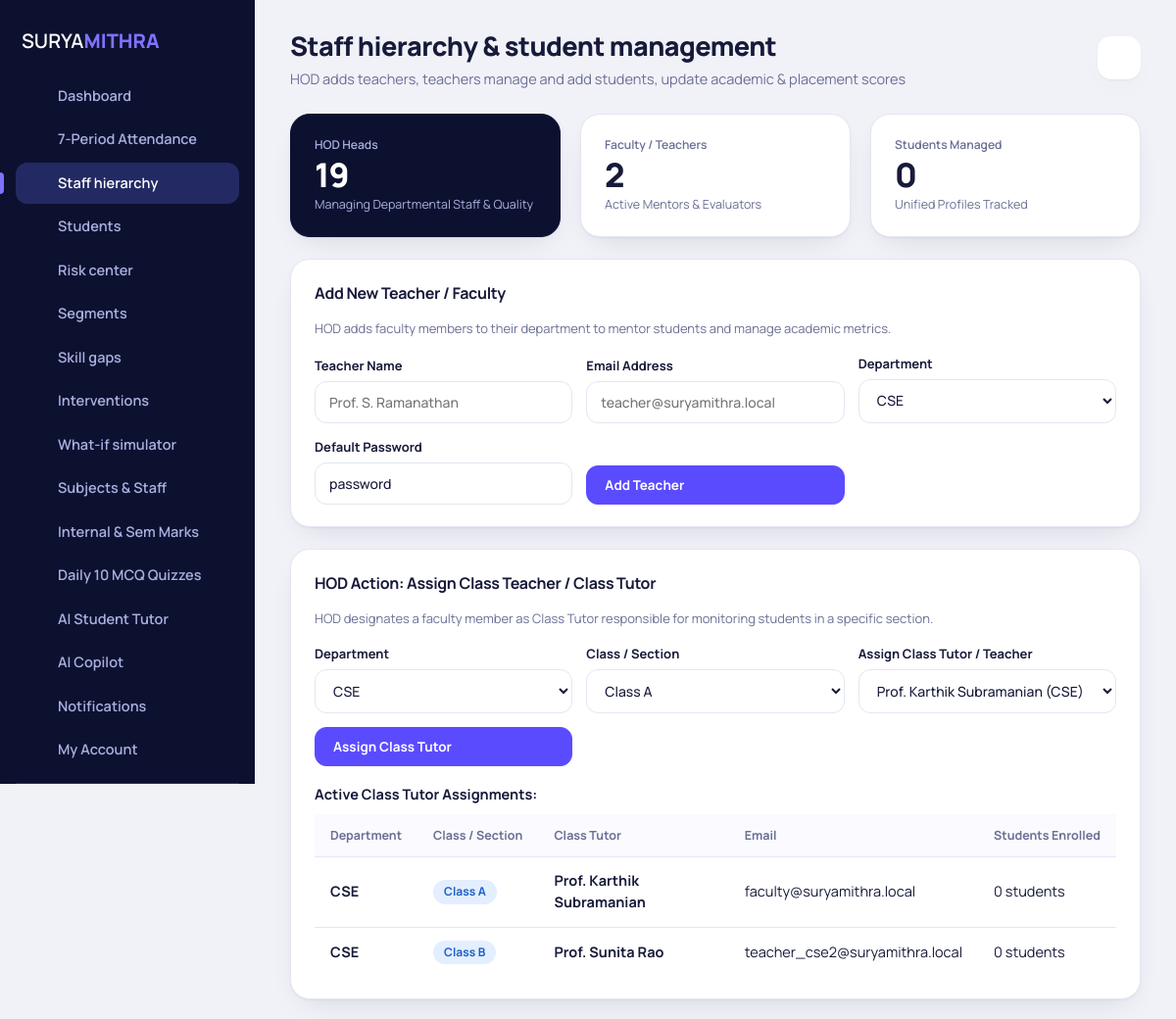
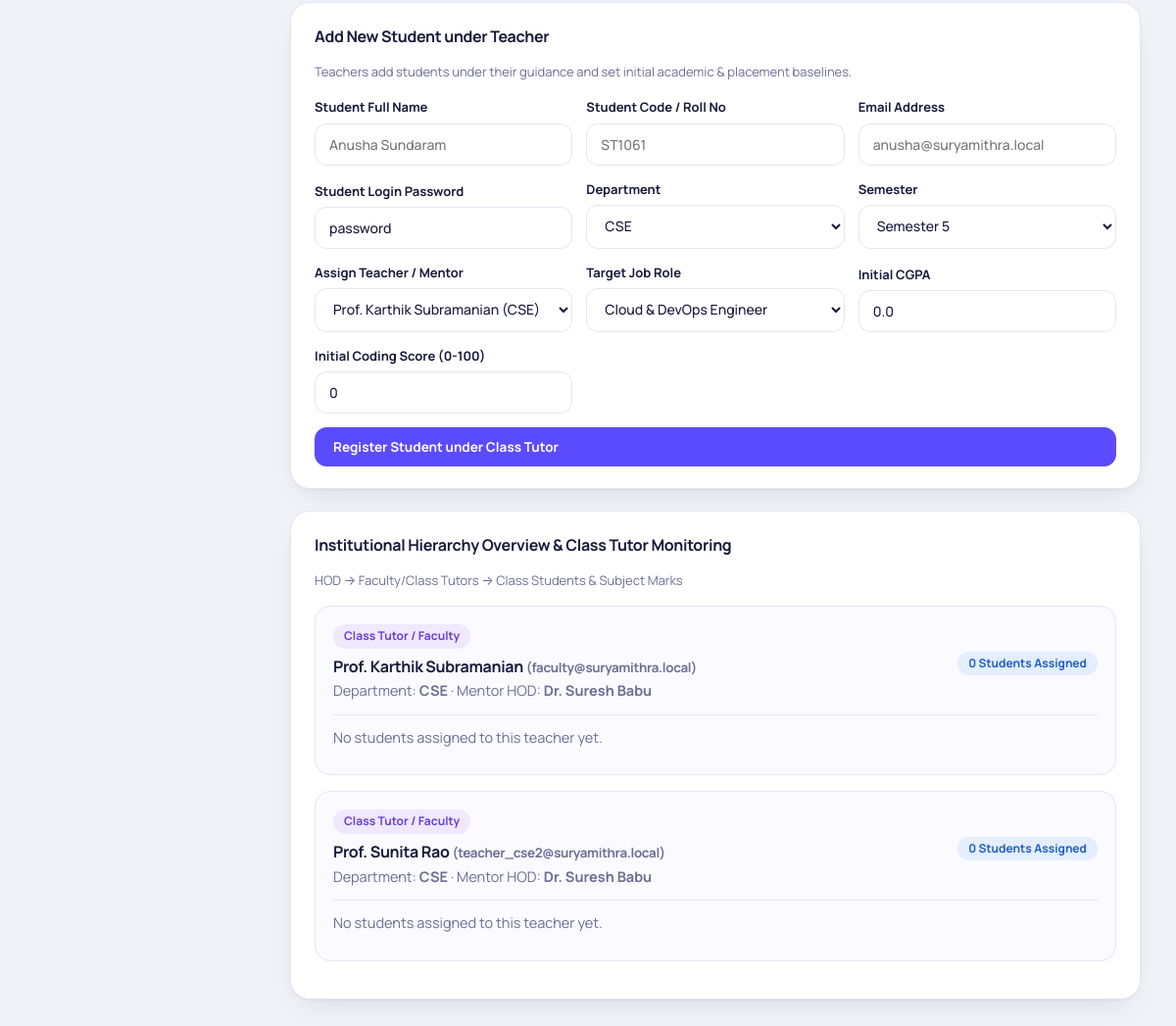
/hierarchy.php (signed in), run on the app's committed database (2 pictures, top to bottom).
### tables this page shows
CREATE TABLE class_assignments (
  id INT PRIMARY KEY AUTO_INCREMENT,
  department VARCHAR(60) NOT NULL,
  class_name VARCHAR(30) NOT NULL,
  teacher_id INT NOT NULL,
  academic_year VARCHAR(20) DEFAULT '2025-2026',
  UNIQUE KEY (department, class_name),
  FOREIGN KEY (teacher_id) REFERENCES users(id) ON DELETE CASCADE
);

CREATE TABLE users (
  id INT PRIMARY KEY AUTO_INCREMENT,
  name VARCHAR(120) NOT NULL,
  email VARCHAR(150) UNIQUE NOT NULL,
  password_hash VARCHAR(255) NOT NULL,
  role VARCHAR(20) NOT NULL,
  department VARCHAR(60) NULL,
  added_by INT NULL,
  firebase_uid VARCHAR(128) NULL,
  avatar VARCHAR(255) NULL,
  is_active TINYINT(1) DEFAULT 1,
  last_login DATETIME NULL,
  created_at TIMESTAMP DEFAULT CURRENT_TIMESTAMP,
  FOREIGN KEY (added_by) REFERENCES users(id) ON DELETE SET NULL
);

### includes/functions.php (called while the page is built, shortened)
<?php
function db(): PDO {
    static $pdo = null;
    if ($pdo === null) {
        try {
            $pdo = new PDO('mysql:host=' . DB_HOST . ';dbname=' . DB_NAME . ';charset=utf8mb4', DB_USER, DB_PASS, [
                PDO::ATTR_ERRMODE => PDO::ERRMODE_EXCEPTION,
                PDO::ATTR_DEFAULT_FETCH_MODE => PDO::FETCH_ASSOC,
            ]);
            $hasUsers = false;
            try {
                $uCount = (int)$pdo->query("SELECT COUNT(*) FROM users")->fetchColumn();
                $hasUsers = ($uCount > 0);
            } catch (Exception $e) {
                $hasUsers = false;
            }
            if (!$hasUsers) {
                auto_seed_database($pdo);
            } else {
                foreach ($alters as $q) {
                    try { $pdo->exec($q); } catch (Exception $ex) {}
                }
            }
        } catch (PDOException $ex) {
            die('<div style="font-family:sans-serif;padding:40px;background:#f8d7da;color:#721c24;border-radius:12px;margin:40px auto;max-width:600px">
                <h2>Database Connection Failed</h2>
                <p>Could not connect to MySQL server at <code>' . e(DB_HOST) . '</code>.</p>
                <p>Please make sure your MySQL database credentials and server are running.</p>
                <p><small>Error detail: ' . e($ex->getMessage()) . '</small></p>
            </div>');
        }
    }
    return $pdo;
}
function e($s): string { return htmlspecialchars((string)$s, ENT_QUOTES, 'UTF-8'); }
function current_user(): ?array {
    static $cachedUser = null;
    if ($cachedUser === null) {
        try {
            $st = db()->prepare("SELECT id, name, email, role, department, avatar FROM users WHERE id=?");
            $st->execute([$_SESSION['user']['id']]);
            $fetched = $st->fetch();
            if ($fetched) {
                $cachedUser = $fetched;
            } else {
                $cachedUser = $_SESSION['user'];
            }
        } catch (Exception $e) {
            $cachedUser = $_SESSION['user'];
        }
    }
    return $cachedUser;
}
function require_login(): array {
    $u = current_user();
    return $u;
}
function require_role(array $roles): array {
    $u = require_login();
    return $u;
}
function unread_count(): int {
    $u = current_user(); if (!$u) return 0;
    $st = db()->prepare('SELECT COUNT(*) FROM notifications WHERE user_id=? AND is_read=0');
    $st->execute([$u['id']]);
    return (int)$st->fetchColumn();
}
function load_students(?int $onlyId = null, ?int $onlyTeacherId = null, ?array $scopedUser = null): array {
    $pdo = db();
    $sql = 'SELECT s.id, s.user_id, s.teacher_id, s.student_code, s.name, s.email, s.department, s.class_name, s.semester, s.bio, s.interests, s.projects,
        tu.name AS teacher_name,
        a.cgpa, a.backlogs, a.internal_avg, t.overall_pct AS attendance, l.login_freq, l.assignment_completion,
        e.events, e.clubs, e.hackathons, e.certifications, p.aptitude, p.coding, p.mock_interview, p.resume, p.applications,
        p.role_id, jr.name AS role_name, f.satisfaction, f.faculty_rating, f.notes AS feedback_notes
        FROM students s
        LEFT JOIN users tu ON tu.id=s.teacher_id
        JOIN academic_records a ON a.student_id=s.id JOIN attendance t ON t.student_id=s.id
        JOIN lms_activity l ON l.student_id=s.id JOIN engagement e ON e.student_id=s.id
        JOIN placement p ON p.student_id=s.id JOIN feedback f ON f.student_id=s.id
        LEFT JOIN job_roles jr ON jr.id=p.role_id WHERE 1=1';
    if ($scopedUser) {
        if ($scopedUser['role'] === 'faculty') {
            $tid = (int)$scopedUser['id'];
            $deptEsc = $pdo->quote($scopedUser['department'] ?? '');
            $sql .= " AND (s.department = $deptEsc OR s.teacher_id = $tid OR EXISTS (SELECT 1 FROM subject_marks sm WHERE sm.student_id = s.id AND sm.staff_id = $tid))";
        } elseif ($scopedUser['role'] === 'hod') {
            $deptEsc = $pdo->quote($scopedUser['department'] ?? '');
            $sql .= " AND s.department = $deptEsc";
        }
    }
    $sql .= ' ORDER BY s.student_code';
    $rows = $pdo->query($sql)->fetchAll();
    $sk = [];
    foreach ($pdo->query('SELECT student_id, skill, level FROM student_skills')->fetchAll() as $x) {
        $sk[$x['student_id']][$x['skill']] = (int)$x['level'];
    }
    $rq = [];
    foreach ($pdo->query('SELECT role_id, skill, required FROM role_skills')->fetchAll() as $x) {
        $rq[$x['role_id']][$x['skill']] = (int)$x['required'];
    }
    $out = [];
    return $out;
}
function load_teachers(?string $dept = null): array {
    $sql = "SELECT u.id, u.name, u.email, u.department, u.added_by, h.name AS hod_name,
            (SELECT COUNT(*) FROM students s WHERE s.teacher_id=u.id) AS student_count
            FROM users u
            LEFT JOIN users h ON h.id=u.added_by
            WHERE u.role='faculty'";
    if ($dept) $sql .= " AND u.department=" . db()->quote($dept);
    $sql .= " ORDER BY u.department, u.name";
    return db()->query($sql)->fetchAll();
}
function load_hods(): array {
    $sql = "SELECT u.id, u.name, u.email, u.department,
            (SELECT COUNT(*) FROM users f WHERE f.added_by=u.id AND f.role='faculty') AS teacher_count,
            (SELECT COUNT(*) FROM students s WHERE s.department=u.department) AS student_count
            FROM users u
            WHERE u.role='hod'
            ORDER BY u.department";
    return db()->query($sql)->fetchAll();
}
function load_class_assignments(?string $dept = null): array {
    $sql = "SELECT ca.*, u.name AS teacher_name, u.email AS teacher_email,
            (SELECT COUNT(*) FROM students s WHERE s.department=ca.department AND s.class_name=ca.class_name) AS student_count
            FROM class_assignments ca
            LEFT JOIN users u ON u.id=ca.teacher_id";
    if ($dept) $sql .= " WHERE ca.department=" . db()->quote($dept);
    $sql .= " ORDER BY ca.department, ca.class_name";
    return db()->query($sql)->fetchAll();
}
function load_departments(): array {
    $pdo = db();
    try {
        $defaults = [
            ['name' => 'Aeronautical Engineering', 'code' => 'AERO'],
            ['name' => 'Agricultural Engineering', 'code' => 'AGRI'],
            ['name' => 'Artificial Intelligence and Data Science', 'code' => 'AIDS'],
            ['name' => 'Biomedical Engineering', 'code' => 'BME'],
            ['name' => 'Biotechnology', 'code' => 'BT'],
            ['name' => 'Chemical Engineering', 'code' => 'CHEM'],
            ['name' => 'Civil Engineering', 'code' => 'CIVIL'],
            ['name' => 'Computer Science and Engineering', 'code' => 'CSE'],
            ['name' => 'CSE - Artificial Intelligence and Machine Learning', 'code' => 'AIML'],
            ['name' => 'CSE - Internet of Things', 'code' => 'IOT'],
            ['name' => 'Cyber Security', 'code' => 'CYBER'],
            ['name' => 'Electrical and Electronics Engineering', 'code' => 'EEE'],
            ['name' => 'Electronics and Communication Engineering', 'code' => 'ECE'],
            ['name' => 'Food Technology', 'code' => 'FT'],
            ['name' => 'Information Technology', 'code' => 'IT'],
            ['name' => 'Mechanical Engineering', 'code' => 'MECH'],
            ['name' => 'Mechatronics Engineering', 'code' => 'MCT'],
            ['name' => 'Pharmaceutical Technology', 'code' => 'PT'],
            ['name' => 'Robotics and Automation', 'code' => 'RA']
        ];
        foreach ($defaults as $d) {
            $pdo->prepare("INSERT IGNORE INTO departments (name, code) VALUES (?, ?)")->execute([$d['name'], $d['code']]);
        }
        $depts = $pdo->query("SELECT code FROM departments ORDER BY code")->fetchAll(PDO::FETCH_COLUMN);
        return !empty($depts) ? $depts : ['AERO', 'AGRI', 'AIDS', 'AIML', 'BME', 'BT', 'CHEM', 'CIVIL', 'CSE', 'CYBER', 'ECE', 'EEE', 'FT', 'IOT', 'IT', 'MCT', 'MECH', 'PT', 'RA'];
    } catch (Exception $ex) {
        return ['AERO', 'AGRI', 'AIDS', 'AIML', 'BME', 'BT', 'CHEM', 'CIVIL', 'CSE', 'CYBER', 'ECE', 'EEE', 'FT', 'IOT', 'IT', 'MCT', 'MECH', 'PT', 'RA'];
    }
}

### hierarchy.php (the view, shortened to what this page needs)
<?php
require_once __DIR__ . '/includes/functions.php';
$u = require_role(['admin', 'hod', 'faculty']);
$hods = load_hods();
$teachers = load_teachers($u['role'] === 'hod' ? $u['department'] : null);
$allStudents = load_students(null, null, $u);
$classAssignments = load_class_assignments($u['role'] === 'hod' ? $u['department'] : null);
$departments = load_departments();
$jobRoles = db()->query('SELECT id, name FROM job_roles ORDER BY name')->fetchAll();
include __DIR__ . '/includes/header.php';
?>
<div class="grid g3">
  <div class="card kpi dark">
    <small>HOD Heads</small>
    <strong><?= count($hods) ?></strong>
    <span>Managing Departmental Staff & Quality</span>
  </div>
  <div class="card kpi">
    <small>Faculty / Teachers</small>
    <strong><?= count($teachers) ?></strong>
    <span>Active Mentors & Evaluators</span>
  </div>
  <div class="card kpi">
    <small>Students Managed</small>
    <strong><?= count($allStudents) ?></strong>
    <span>Unified Profiles Tracked</span>
  </div>
</div>
<?php if (in_array($u['role'], ['admin', 'hod'])): ?>
<div class="card">
  <h3>Add New Teacher / Faculty</h3>
  <p class="sub">HOD adds faculty members to their department to mentor students and manage academic metrics.</p>
  <form method="post" class="formgrid">
    <label>Teacher Name<input name="name" required placeholder="Prof. S. Ramanathan"></label>
    <label>Email Address<input type="email" name="email" required placeholder="teacher@suryamithra.local"></label>
    <label>Department
      <select name="department">
        <?php foreach ($departments as $d): ?>
          <option value="<?= $d ?>" <?= ($u['department'] === $d) ? 'selected' : '' ?>><?= e($d) ?></option>
        <?php endforeach; ?>
      </select>
    </label>
    <label>Default Password<input type="text" name="password" value="password" required></label>
    <button class="btn primary">Add Teacher</button>
  </form>
</div>
<div class="card">
  <h3>HOD Action: Assign Class Teacher / Class Tutor</h3>
  <p class="sub">HOD designates a faculty member as Class Tutor responsible for monitoring students in a specific section.</p>
  <form method="post" class="formgrid">
    <label>Department
      <select name="department">
        <?php foreach ($departments as $d): ?>
          <option value="<?= $d ?>" <?= ($u['department'] === $d) ? 'selected' : '' ?>><?= e($d) ?></option>
        <?php endforeach; ?>
      </select>
    </label>
    <label>Class / Section
      <select name="class_name">
        <option value="Class A">Class A</option>
      </select>
    </label>
    <label>Assign Class Tutor / Teacher
      <select name="teacher_id" required>
        <?php foreach ($teachers as $t): ?>
          <option value="<?= $t['id'] ?>"><?= e($t['name']) ?> (<?= e($t['department']) ?>)</option>
        <?php endforeach; ?>
      </select>
    </label>
    <button class="btn primary">Assign Class Tutor</button>
  </form>
  <?php if ($classAssignments): ?>
    <h4 style="margin-top: 18px; margin-bottom: 8px;">Active Class Tutor Assignments:</h4>
    <div class="scroll">
      <table class="tbl">
        <thead>
          <tr>
            <th>Department</th>
            <th>Class / Section</th>
            <th>Class Tutor</th>
            <th>Email</th>
            <th>Students Enrolled</th>
          </tr>
        </thead>
        <tbody>
          <?php foreach ($classAssignments as $ca): ?>
            <tr>
              <td><strong><?= e($ca['department']) ?></strong></td>
              <td><span class="pill blue"><?= e($ca['class_name']) ?></span></td>
              <td><strong><?= e($ca['teacher_name'] ?: 'Unassigned') ?></strong></td>
              <td><?= e($ca['teacher_email'] ?: '-') ?></td>
              <td><?= (int)$ca['student_count'] ?> students</td>
            </tr>
          <?php endforeach; ?>
        </tbody>
      </table>
    </div>
  <?php endif; ?>
</div>
<?php endif; ?>
<?php if (in_array($u['role'], ['admin', 'hod', 'faculty'])): ?>
<div class="card">
  <h3>Add New Student under Teacher</h3>
  <p class="sub">Teachers add students under their guidance and set initial academic & placement baselines.</p>
  <form method="post" class="formgrid">
    <label>Student Full Name<input name="name" required placeholder="Anusha Sundaram"></label>
    <label>Student Code / Roll No<input name="student_code" required placeholder="ST1061"></label>
    <label>Email Address<input type="email" name="email" placeholder="anusha@suryamithra.local"></label>
    <label>Student Login Password<input type="text" name="password" value="password" required placeholder="Set password for student login"></label>
    <label>Department
      <select name="department">
        <?php foreach ($departments as $d): ?>
          <option value="<?= e($d) ?>" <?= ($u['department'] === $d) ? 'selected' : '' ?>><?= e($d) ?></option>
        <?php endforeach; ?>
      </select>
    </label>
    <label>Semester
      <select name="semester">
        <?php for($i=1;$i<=8;$i++): ?><option value="<?= $i ?>" <?= $i==5 ? 'selected':'' ?>>Semester <?= $i ?></option><?php endfor; ?>
      </select>
    </label>
    <label>Assign Teacher / Mentor
      <select name="teacher_id">
        <?php foreach ($teachers as $t): ?>
          <option value="<?= $t['id'] ?>" <?= ($u['id'] == $t['id']) ? 'selected' : '' ?>><?= e($t['name']) ?> (<?= e($t['department']) ?>)</option>
        <?php endforeach; ?>
      </select>
    </label>
    <label>Target Job Role
      <select name="role_id">
        <?php foreach ($jobRoles as $jr): ?>
          <option value="<?= $jr['id'] ?>"><?= e($jr['name']) ?></option>
        <?php endforeach; ?>
      </select>
    </label>
    <label>Initial CGPA<input type="number" step="0.1" name="cgpa" value="0.0" min="0" max="10" required></label>
    <label>Initial Coding Score (0-100)<input type="number" name="coding" value="0" min="0" max="100" required></label>
    <button class="btn primary" style="grid-column: 1/-1">Register Student under Class Tutor</button>
  </form>
</div>
<?php endif; ?>
<div class="card">
  <h3>Institutional Hierarchy Overview & Class Tutor Monitoring</h3>
  <p class="sub">HOD → Faculty/Class Tutors → Class Students & Subject Marks</p>
  <?php if (!$teachers): ?>
    <p class="muted">No teachers registered in this view yet. Add your first faculty member above.</p>
  <?php else: ?>
    <?php foreach ($teachers as $t):
        $tStudents = array_filter($allStudents, fn($s) => $s['teacher_id'] == $t['id']);
    ?>
    <div style="border: 1px solid var(--line); border-radius: 16px; padding: 18px; margin-bottom: 16px; background: #fafaff">
      <div class="row spread" style="border-bottom: 1px solid var(--line); padding-bottom: 12px; margin-bottom: 12px;">
        <div>
          <span class="pill violet" style="margin-bottom:4px">Class Tutor / Faculty</span>
          <h3 style="margin: 2px 0"><?= e($t['name']) ?> <small class="muted">(<?= e($t['email']) ?>)</small></h3>
          <span class="muted">Department: <strong><?= e($t['department']) ?></strong> · Mentor HOD: <strong><?= e($t['hod_name'] ?: 'HOD') ?></strong></span>
        </div>
        <div>
          <span class="pill blue"><?= count($tStudents) ?> Students Assigned</span>
        </div>
      </div>
      <?php if (!$tStudents): ?>
        <p class="muted" style="margin: 8px 0">No students assigned to this teacher yet.</p>
      <?php endif; ?>
    </div>
    <?php endforeach; ?>
  <?php endif; ?>
</div>
<?php include __DIR__ . '/includes/footer.php'; ?>

### data on the page
class_assignments: department "CSE", class_name "Class A", teacher.name "Prof. Karthik Subramanian", teacher.email "faculty@suryamithra.local", student_count "0"
class_assignments: department "CSE", class_name "Class B", teacher.name "Prof. Sunita Rao", teacher.email "teacher_cse2@suryamithra.local", student_count "0"
users: name "Prof. Karthik Subramanian", email "faculty@suryamithra.local", department "CSE", added_by.name "Dr. Suresh Babu", count($tStudents) "0"
users: name "Prof. Sunita Rao", email "teacher_cse2@suryamithra.local", department "CSE", added_by.name "Dr. Suresh Babu", count($tStudents) "0"

### other printed values
$label "Dashboard"
$label "7-Period Attendance"
$label "Staff hierarchy"
$label "Students"
$label "Risk center"
$label "Segments"
$label "Skill gaps"
$label "Interventions"
$label "What-if simulator"
$label "Subjects & Staff"
$label "Internal & Sem Marks"
$label "Daily 10 MCQ Quizzes"
$label "AI Student Tutor"
$label "AI Copilot"
$label "Notifications"
